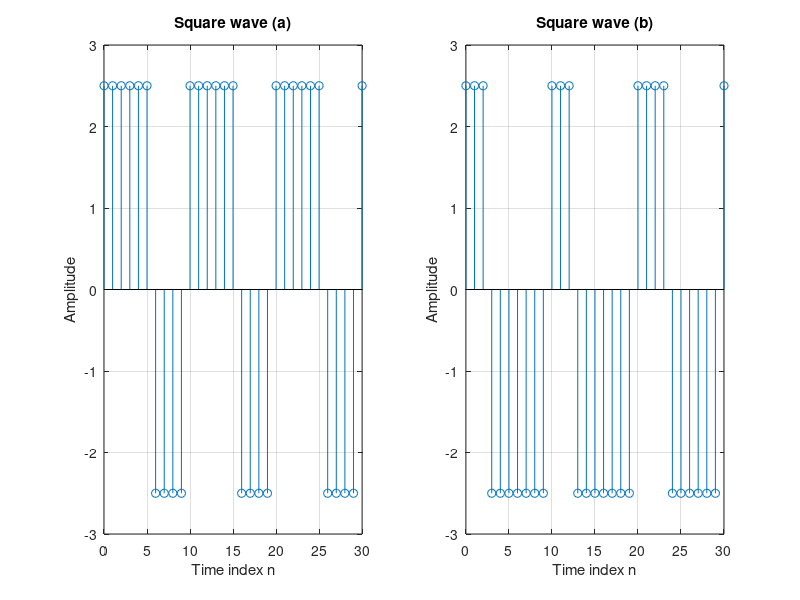

The MATLAB source for this figure: (Note: this script raises an error after producing the figure.)
% Program for Q1.41
% Generation of square and sawtooth waves
% square
a = 0:30;
n1 = linspace(0, 6*pi, 31);
x1 = 2.5 * square(n1, 60);
x2 = 2.5 * square(n1, 30);
% saw
b = 0:50;
n2 = linspace(0, 5*pi, 51);
x3 = 2 * sawtooth(n2);
x4 = 2 * sawtooth(n2, 0.5);
% plot square
figure(1)
clf;
subplot(1, 2, 1)
stem(a, x1);
axis([0,30,-3,3]);
title('Square wave (a)');
xlabel('Time index n');
ylabel('Amplitude');
grid; axis;

subplot(1, 2, 2)
stem(a, x2)
axis([0,30,-3,3]);
title('Square wave (b)');
xlabel('Time index n');
ylabel('Amplitude');
grid; axis;
suptitle('Figure 1.1 Square wave sequences')

% plot saw
figure(2)
clf;
subplot(1, 2, 1)
stem(b, x3)
axis([0,50,-2,2]);
title('Sawtooth wave (a)');
xlabel('Time index n');
ylabel('Amplitude');
grid; axis;

subplot(1, 2, 2)
stem(b, x4)
axis([0,50,-2,2]);
title('Sawtooth wave (b)');
xlabel('Time index n');
ylabel('Amplitude');
grid; axis;
suptitle('Figure 1.2 Sawtooth wave sequences')
